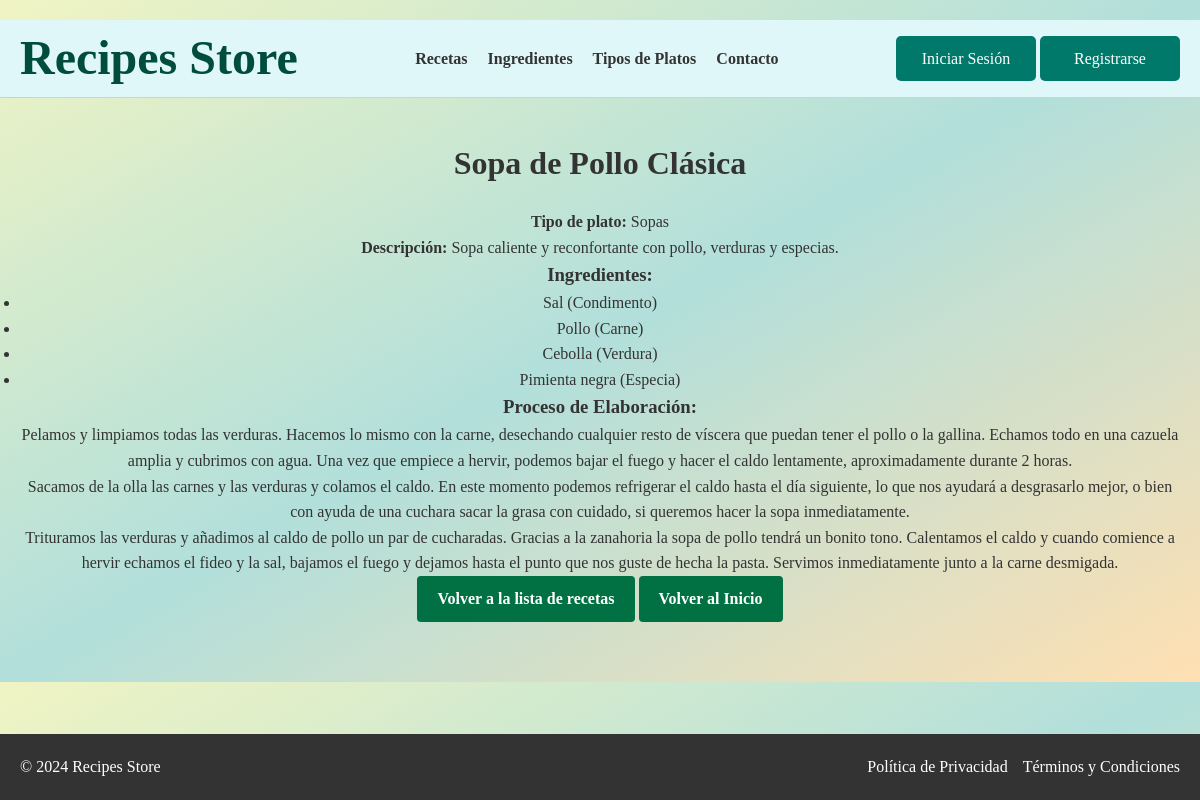
Page /recetas/2/ on the committed database.
### appRecetario/models.py (models this page shows, shortened)
class Receta(models.Model):
    nombre = models.CharField(max_length=100)
    tipo_plato = models.ForeignKey('TipoPlato', on_delete=models.CASCADE)
    ingredientes = models.ManyToManyField('Ingrediente')
    imagen = models.ImageField(upload_to='recetas/', blank=True, null=True)
    descripcion = models.TextField(blank=True, null=True)
    proceso = models.TextField(null=True, blank=True)

class TipoPlato(models.Model):
    nombre = models.CharField(max_length=100)
    descripcion = models.TextField()
    imagen = models.ImageField(upload_to='tipoPlato/', blank=True, null=True)

class Ingrediente(models.Model):
    nombre = models.CharField(max_length=100)
    categoria = models.CharField(max_length=100)
    descripcion = models.TextField(blank=True, null=True)
    imagen = models.ImageField(upload_to='ingredientes/', blank=True, null=True)

### appRecetario/views.py (the view)
# urls.py: path('recetas/<int:receta_id>/', views.detail_receta, name='detail_receta'),
def detail_receta(request, receta_id):
    receta = get_object_or_404(Receta, id=receta_id)
    proceso_en_parrafos = receta.proceso.split('\n')
    return render(request, 'recetas/detail.html', {'receta': receta, 'proceso_parrafos': proceso_en_parrafos})

### appRecetario/templates/recetas/detail.html (shortened to what this page needs)
{% extends 'base.html' %}
{% load static %}
{% block extrastyle %}
<link rel="stylesheet" href="{% static 'styleDetalles.css' %}">
{% endblock %}
{% block contenido %}
<h2>{{ receta.nombre }}</h2>
<p><strong>Tipo de plato:</strong> {{ receta.tipo_plato.nombre }}</p>
<p><strong>Descripción:</strong> {{ receta.descripcion }}</p>
<h3>Ingredientes:</h3>
<ul class="ingredient-list">
    {% for ingrediente in receta.ingredientes.all %}
    <li>{{ ingrediente.nombre }} ({{ ingrediente.categoria }})</li>
    {% empty %}
    <li>No hay ingredientes asociados a esta receta.</li>
    {% endfor %}
</ul>
<h3>Proceso de Elaboración:</h3>
<div class="recipe-process">
    {% for paragraph in proceso_parrafos %}
    <p>{{ paragraph }}</p>
    {% endfor %}
</div>
<a href="{% url 'list_recetas' %}" class="btn">Volver a la lista de recetas</a>
<a href="{% url 'index' %}" class="btn">Volver al Inicio</a>
{% endblock %}

### appRecetario/static/style.css (style rules this page uses)
* { margin: 0; padding: 0; box-sizing: border-box; font-family: 'Georgia', serif; }
body { background-color: #F8F8F8; color: #333; line-height: 1.6; }
.main-content h2 { font-size: 2em; margin-bottom: 20px; color: #333; }
.btn { display: inline-block; padding: 10px 20px; background-color: #017143; color: white; border-radius: 4px; text-decoration: none; font-size: 1em; font-weight: bold; text-align: center; transition: background-color 0.3s ease; }
body { background: linear-gradient(to bottom right, #f0f4c3, #b2dfdb, #ffe0b2); padding: 20px 0; }

### rows in the picture
Receta: nombre "Sopa de Pollo Clásica", tipo_plato.nombre "Sopas", descripcion "Sopa caliente y reconfortante con pollo, verduras y especias."
Ingrediente: nombre "Sal", categoria "Condimento"
Ingrediente: nombre "Pollo", categoria "Carne"
Ingrediente: nombre "Cebolla", categoria "Verdura"
Ingrediente: nombre "Pimienta negra", categoria "Especia"
